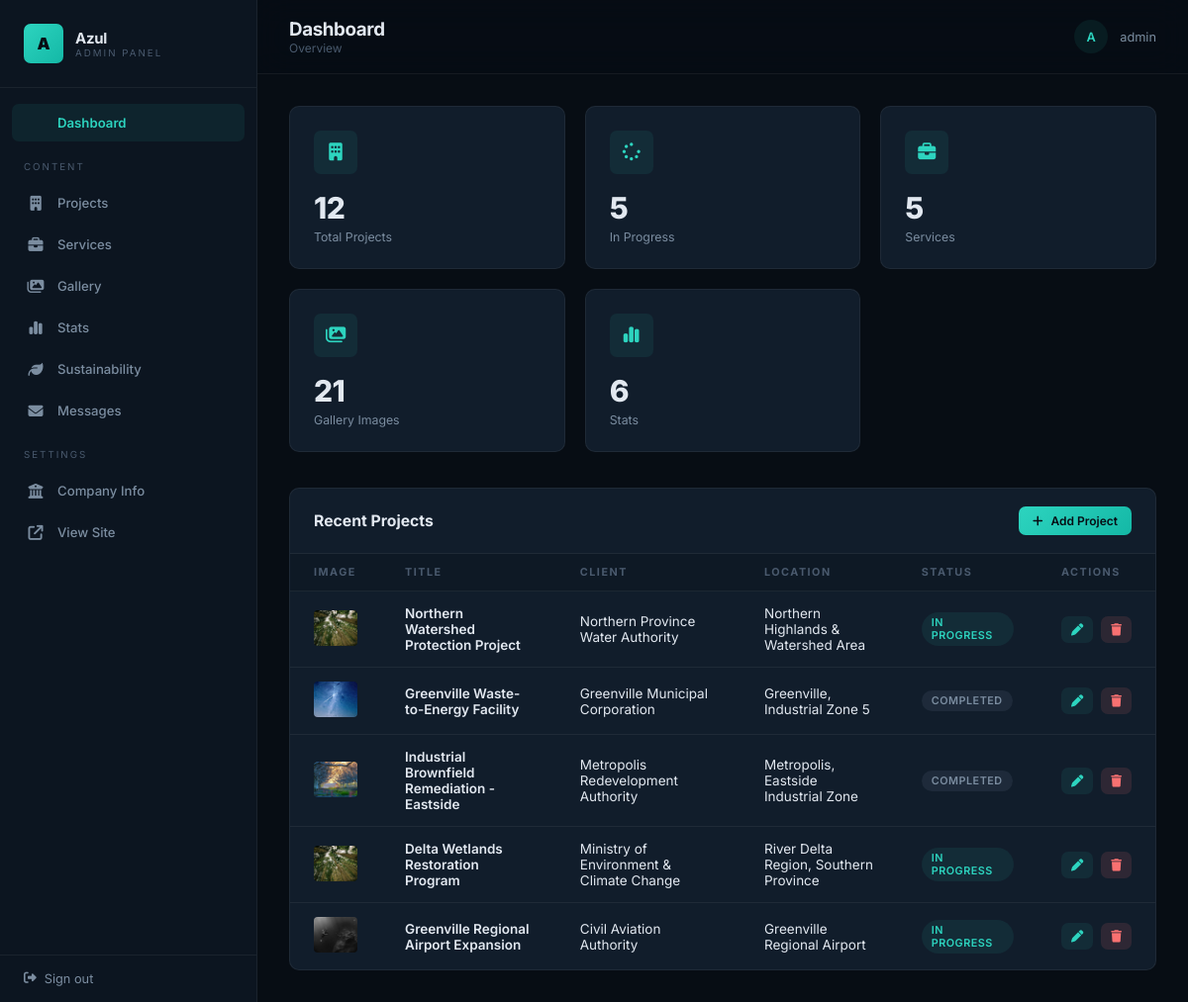
Page /manage/admin/ (signed in) on the committed database.
### core/models.py (models this page shows, shortened)
class Project(models.Model):
    STATUS_CHOICES = [
        ('in_progress', 'In Progress'),
        ('completed', 'Completed'),
        ('upcoming', 'Upcoming'),
    ]
    title = models.CharField(max_length=300)
    slug = models.SlugField(unique=True, blank=True)
    short_description = models.CharField(max_length=400, blank=True)
    description = models.TextField()
    client = models.CharField(max_length=300, blank=True)
    location = models.CharField(max_length=300, blank=True)
    status = models.CharField(max_length=20, choices=STATUS_CHOICES, default='in_progress')
    completion_year = models.PositiveIntegerField(blank=True, null=True)
    featured_image = models.ImageField(upload_to='projects/')
    services = models.ManyToManyField(Service, related_name='projects', blank=True)
    featured = models.BooleanField(default=False)
    created_at = models.DateTimeField(auto_now_add=True)
    class Meta:
        ordering = ['-created_at']

### dashboard/views.py (the view)
# urls.py: path('', views.dashboard_home, name='dashboard_home'),
@login_required(login_url='dashboard_login')
@superuser_required
def dashboard_home(request):
    context = {
        'project_count': Project.objects.count(),
        'project_in_progress': Project.objects.filter(status='in_progress').count(),
        'service_count': Service.objects.count(),
        'gallery_count': GalleryImage.objects.count(),
        'stat_count': Stat.objects.count(),
        'recent_projects': Project.objects.order_by('-created_at')[:5],
    }
    return render(request, 'dashboard/index.html', context)

### core/context_processors.py (called while the page is built)
def company_context(request):
    return {'company': CompanyInfo.objects.first()}

### dashboard/views.py (called while the page is built)
def superuser_required(view_func):
    return user_passes_test(lambda u: u.is_superuser, login_url='dashboard_login')(view_func)

### templates/dashboard/index.html (shortened to what this page needs)
{% extends 'dashboard/base.html' %}
{% block header_title %}Dashboard{% endblock %}
{% block breadcrumb %}Overview{% endblock %}
{% block dashboard_content %}
<div class="stat-cards">
    <div class="stat-card">
        <div class="stat-card__icon"><i class="fa-solid fa-building"></i></div>
        <div class="stat-card__value">{{ project_count }}</div>
        <div class="stat-card__label">Total Projects</div>
    </div>
    <div class="stat-card">
        <div class="stat-card__icon"><i class="fa-solid fa-spinner"></i></div>
        <div class="stat-card__value">{{ project_in_progress }}</div>
        <div class="stat-card__label">In Progress</div>
    </div>
    <div class="stat-card">
        <div class="stat-card__icon"><i class="fa-solid fa-briefcase"></i></div>
        <div class="stat-card__value">{{ service_count }}</div>
        <div class="stat-card__label">Services</div>
    </div>
    <div class="stat-card">
        <div class="stat-card__icon"><i class="fa-solid fa-images"></i></div>
        <div class="stat-card__value">{{ gallery_count }}</div>
        <div class="stat-card__label">Gallery Images</div>
    </div>
    <div class="stat-card">
        <div class="stat-card__icon"><i class="fa-solid fa-chart-simple"></i></div>
        <div class="stat-card__value">{{ stat_count }}</div>
        <div class="stat-card__label">Stats</div>
    </div>
</div>
<div class="table-wrapper">
    <div class="table-toolbar">
        <span class="table-toolbar__title">Recent Projects</span>
        <a href="{% url 'dashboard_project_create' %}" class="btn btn--primary btn--sm">
            <i class="fa-solid fa-plus"></i> Add Project
        </a>
    </div>
    {% if recent_projects %}
    <table>
        <thead>
            <tr>
                <th>Image</th>
                <th>Title</th>
                <th>Client</th>
                <th>Location</th>
                <th>Status</th>
                <th>Actions</th>
            </tr>
        </thead>
        <tbody>
            {% for project in recent_projects %}
            <tr>
                <td>
                    {% if project.featured_image %}
                    <img src="{{ project.featured_image.url }}" alt="" class="table-img">
                    {% else %}
                    <span style="color: var(--text-dim); font-size: 0.75rem;">No image</span>
                    {% endif %}
                </td>
                <td style="font-weight: 600;">{{ project.title }}</td>
                <td>{{ project.client|default:'-' }}</td>
                <td>{{ project.location|default:'-' }}</td>
                <td>
                    <span class="badge {% if project.status == 'in_progress' %}badge--success{% elif project.status == 'completed' %}badge--muted{% else %}badge--warning{% endif %}">
                        {{ project.get_status_display }}
                    </span>
                </td>
                <td>
                    <div class="table-actions">
                        <a href="{% url 'dashboard_project_edit' project.pk %}" class="edit"><i class="fa-solid fa-pen"></i></a>
                        <a href="{% url 'dashboard_project_delete' project.pk %}" class="delete" onclick="return confirm('Delete this project?')"><i class="fa-solid fa-trash"></i></a>
                    </div>
                </td>
            </tr>
            {% endfor %}
        </tbody>
    </table>
    {% else %}
    <div class="empty">
        <i class="fa-solid fa-folder-open"></i>
        <p>No projects yet. <a href="{% url 'dashboard_project_create' %}" style="color: var(--accent);">Create your first project</a></p>
    </div>
    {% endif %}
</div>
{% endblock %}

### templates/dashboard/base.html (shortened to what this page needs)
<!DOCTYPE html>
<html lang="en">
<head>
    <link rel="stylesheet" href="https://cdnjs.cloudflare.com/ajax/libs/font-awesome/6.5.1/css/all.min.css">
</head>
<body>
    <aside class="sidebar">
        <div class="sidebar__brand">
            <div class="sidebar__brand-icon">A</div>
            <div>
                <div class="sidebar__brand-text">Azul</div>
                <div class="sidebar__brand-sub">Admin Panel</div>
            </div>
        </div>
        <nav class="sidebar__nav">
            <a href="{% url 'dashboard_home' %}" class="sidebar__link {% if request.resolver_match.url_name == 'dashboard_home' %}active{% endif %}">
                 Dashboard
            </a>
            <div class="sidebar__section">Content</div>
            <a href="{% url 'dashboard_projects' %}" class="sidebar__link {% if 'project' in request.resolver_match.url_name %}active{% endif %}">
                <i class="fa-solid fa-building"></i> Projects
            </a>
            <a href="{% url 'dashboard_services' %}" class="sidebar__link {% if 'service' in request.resolver_match.url_name %}active{% endif %}">
                <i class="fa-solid fa-briefcase"></i> Services
            </a>
            <a href="{% url 'dashboard_gallery' %}" class="sidebar__link {% if 'gallery' in request.resolver_match.url_name %}active{% endif %}">
                <i class="fa-solid fa-images"></i> Gallery
            </a>
            <a href="{% url 'dashboard_stats' %}" class="sidebar__link {% if 'stat' in request.resolver_match.url_name %}active{% endif %}">
                <i class="fa-solid fa-chart-simple"></i> Stats
            </a>
            <a href="{% url 'dashboard_sustainability' %}" class="sidebar__link {% if 'sustainability' in request.resolver_match.url_name %}active{% endif %}">
                <i class="fa-solid fa-leaf"></i> Sustainability
            </a>
            <a href="{% url 'dashboard_contact_messages' %}" class="sidebar__link {% if 'message' in request.resolver_match.url_name %}active{% endif %}">
                <i class="fa-solid fa-envelope"></i> Messages
            </a>
            <div class="sidebar__section">Settings</div>
            <a href="{% url 'dashboard_company' %}" class="sidebar__link {% if 'company' in request.resolver_match.url_name %}active{% endif %}">
                <i class="fa-solid fa-building-columns"></i> Company Info
            </a>
            <a href="{% url 'home' %}" class="sidebar__link" target="_blank">
                <i class="fa-solid fa-arrow-up-right-from-square"></i> View Site
            </a>
        </nav>
        <div class="sidebar__footer">
            <a href="{% url 'dashboard_logout' %}">
                <i class="fa-solid fa-right-from-bracket"></i> Sign out
            </a>
        </div>
    </aside>
    <div class="main">
        <header class="main__header">
            <div>
                <h1 class="main__title">{% block header_title %}Dashboard{% endblock %}</h1>
                <div class="main__breadcrumb">{% block breadcrumb %}{% endblock %}</div>
            </div>
            <div class="main__user">
                <div class="main__user-avatar">{{ request.user.username|first|upper }}</div>
                {{ request.user.username }}
            </div>
        </header>
        <div class="main__content">
            {% block dashboard_content %}{% endblock %}
        </div>
    </div>
</body>
</html>

### rows in the picture
Project: featured_image (picture), title "Northern Watershed Protection Project", client "Northern Province Water Authority", location "Northern Highlands & Watershed Area", status "IN PROGRESS"
Project: featured_image (picture), title "Greenville Waste-to-Energy Facility", client "Greenville Municipal Corporation", location "Greenville, Industrial Zone 5", status "COMPLETED"
Project: featured_image (picture), title "Industrial Brownfield Remediation - Eastside", client "Metropolis Redevelopment Authority", location "Metropolis, Eastside Industrial Zone", status "COMPLETED"
Project: featured_image (picture), title "Delta Wetlands Restoration Program", client "Ministry of Environment & Climate Change", location "River Delta Region, Southern Province", status "IN PROGRESS"
Project: featured_image (picture), title "Greenville Regional Airport Expansion", client "Civil Aviation Authority", location "Greenville Regional Airport", status "IN PROGRESS"

### other values in the picture
{{ request.user.username|first|upper }} "A"
{{ request.user.username }} "admin"
{{ project_count }} "12"
{{ project_in_progress }} "5"
{{ service_count }} "5"
{{ gallery_count }} "21"
{{ stat_count }} "6"
